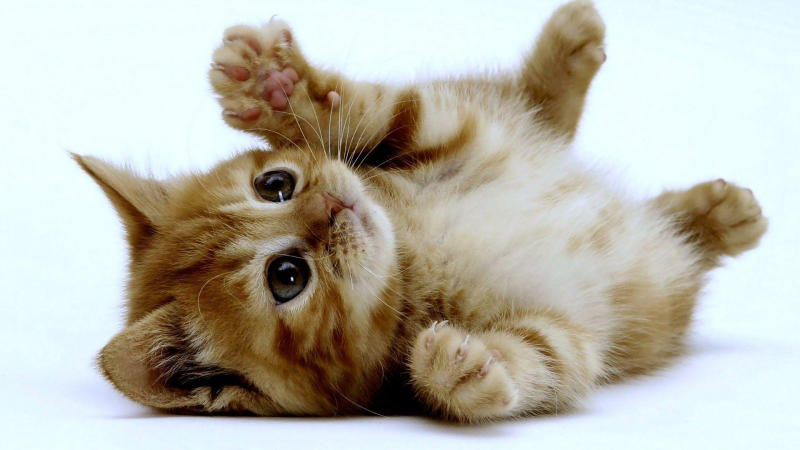
//> input picture Desarrollo Multimedial/Html-Css-Js/Ejercicios/Ejer 2/imgs/gato1.jpg, 1600 x 900 px (shown at 1/2 size)
$ ./ocvGauss '../../../Desarrollo Multimedial/Html-Css-Js/Ejercicios/Ejer 2/imgs/gato1.jpg'   (built with g++ and OpenCV 4)
//> lines starting //> are read from the running program, lines starting //| are printed output that depends on the picture
#include <iostream>
#include <stdlib.h>

#include <opencv2/opencv.hpp>

using namespace cv;

Mat customResize( Mat src, bool isDownSample )
{
  Mat result = isDownSample ? Mat::zeros( Size( src.cols/2, src.rows/2 ), CV_8UC3 ) : Mat::zeros( Size( src.cols*2, src.rows*2 ) * 2, CV_8UC3 );

  if( isDownSample )
  {
    for( int i = 0; i < result.rows; i++ )
    {
      for( int j = 0; j < result.cols; j++ )
      {
        result.at<double>( i, j ) = src.at<double>( (i*2)+1, (j*2)+1 );
      }
    }
  }
  else
  {
    for( int i = 0; i < src.rows; i++ )
    {
      for( int j = 0; j < src.cols; j++ )
      {
        result.at<double>( i*2, j*2 ) = src.at<double>( i, j );
      }
    }
  }

  return result;
}

Mat getKernel( bool isDownSample )
{
  float x = isDownSample ? 1 : 4;

  Mat kernel = ( Mat_<float>(7, 7) << 0.00000067*x,	0.00002292*x,	0.00019117*x,	0.00038771*x,	0.00019117*x,	0.00002292*x,	0.00000067*x,
                                     0.00002292*x,	0.00078634*x,	0.00655965*x,	0.01330373*x,	0.00655965*x, 0.00078633*x,	0.00002292*x,
                                     0.00019117*x,	0.00655965*x,	0.05472157*x,	0.11098164*x,	0.05472157*x,	0.00655965*x,	0.00019117*x,
                                     0.00038771*x,	0.01330373*x,	0.11098164*x,	0.22508352*x,	0.11098164,	0.01330373*x,	0.00038771*x,
                                     0.00019117*x,	0.00655965*x,	0.05472157*x,	0.11098164*x,	0.05472157*x,	0.00655965*x,	0.00019117*x,
                                     0.00002292*x,	0.00078633*x,	0.00655965*x,	0.01330373*x,	0.00655965*x,	0.00078633*x,	0.00002292*x,
                                     0.00000067*x,	0.00002292*x,	0.00019117*x,	0.00038771*x,	0.00019117,	0.00002292*x,	0.00000067*x );

  return kernel;
}

int main( int argc, char** argv )
{
  if( argc < 2 )
  {
    std::cerr << "Ayuda: " << std::endl << argv[ 0 ] << " archivo_imagen" << std::endl;
    return( -1 );
  }

  Mat src;
  src = imread( argv[ 1 ], 1 );
//> src is the input picture: 900 rows x 1600 cols, CV_8UC3; mean B, G, R 172.6, 184.1, 186.3

  if( !src.data )
  {
    std::cerr << "Error: La imagen no existe." << std::endl;
    return( -1 );
  }

  Mat dst, tmp = src;
  Point anchor = Point( -1, -1 );
  double delta = 0;
  int ddepth = -1;

  for( int i = 0; i < 3; i++ )
  {
    Mat filter;
    filter2D( tmp, filter, ddepth, getKernel( true ), anchor, delta, BORDER_DEFAULT );

    // Por alguna razon esta generando un Segmentation Fault. Solucion Temporal: Usar resize
    //dst = customResize( filter, true ).clone( );
    resize( filter, dst, tmp.size()/2 );

    std::stringstream ss;
    ss << "output_" << 3-i << ".png";

    imwrite( ss.str( ), dst );

    tmp = dst.clone( );

    std::cout << "Finaliza " << 3-i << std::endl;
  }
//> this loop made 3 passes
//> pass 1, `resize( filter, dst, tmp.size()/2 );`:
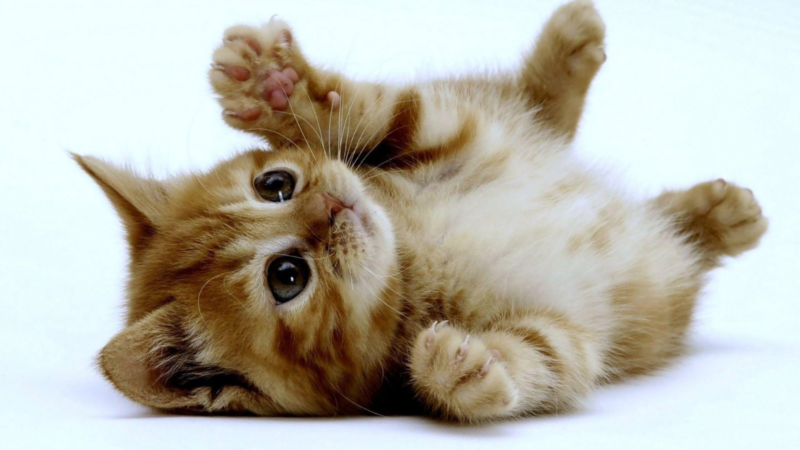
//> dst: 450 rows x 800 cols, CV_8UC3; mean B, G, R 172.7, 184.2, 186.4
//> after the loop:
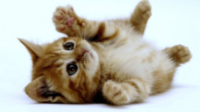
//> tmp: 112 rows x 200 cols, CV_8UC3; mean B, G, R 172.7, 184.3, 186.4

  tmp = src;
  Mat tmpS = tmp;

  imwrite( "output_4.png", src );

  std::cout << "Finaliza " << 4 << std::endl;

  for( int i = 0; i < 3; i++ )
  {
    // Por alguna razon esta generando un Segmentation Fault. Solucion Temporal: Usar resize
    // dst = customResize( tmpS, false ).clone( );
    resize( tmp, tmpS, tmp.size()*2 );

    // La variable booleana downSample sigue en true porque al usar la funcion resize, esta rellena los espacios automaticamente y si se usa el filtro * 4 causa que las imagenes se vuelvan blancas
    filter2D( tmpS, dst, ddepth, getKernel( true ), anchor, delta, BORDER_DEFAULT );

    std::stringstream ss;
    ss << "output_" << 5+i << ".png";

    imwrite( ss.str( ), dst );

    tmp = dst.clone( );

    std::cout << "Finaliza " << 5+i << std::endl;
  }

  return 0;
}
